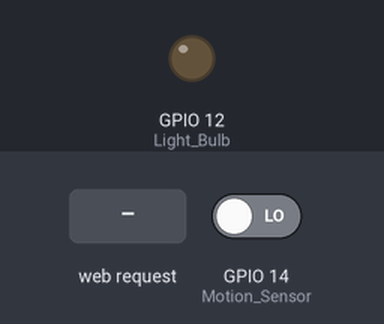
The sketch below on a simulated ESP8266 (NodeMCU). Shown: output pins drawn as LEDs (lit = HIGH). Inputs (shaded band) come from the test bench; at power-on: GPIO 14 (Motion_Sensor) LOW.

Above: at 1.2 s.
1.3 s: HTTP request GET /?light=on received
At 2.1 s:
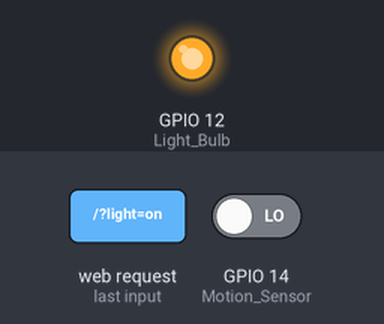
2.8 s: HTTP request GET /?light=off received
At 3.2 s:
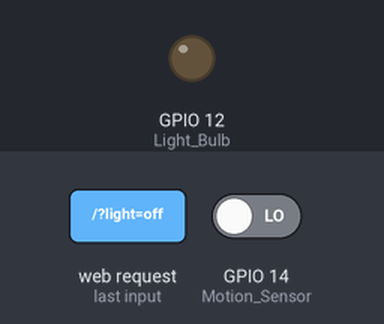
Timing chart, 0 to 5.8 s (numbered marks = the images above; inputs shaded):
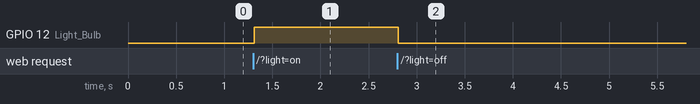

The sketch:

esp-wroom-02_WebLight.ino
```cpp
#include <ESP8266WiFi.h>
#include <ESP8266WebServer.h>
#include <Ticker.h>

#define Light_Bulb 12
#define Motion_Sensor 14

Ticker ticker;

const char *ssid = "ESPWROOM02";
const char *password = "password";
enum  light_style {light_off = 0, light_on = 1, light_motion = 2};
static enum light_style light_bulb = light_off;

ESP8266WebServer server (80);

static const char *htmldata = "<HTML><BODY style='font-size:80px;'>ESPWROOM02<br/>Light_Bulb<br/><br/><br/><a href=/?light=on>on</a><br/><a href=/?light=off>off</a><br/><a href=/?light=motion>motion</a><br/></BODY></HTML>\r\n";

void handleRoot() {
  String cmd = server.arg("light");
  if (cmd == "on")
    light_bulb = light_on;
  else if (cmd == "off")
    light_bulb = light_off;
  else if (cmd == "motion")
    light_bulb = light_motion;
  server.send(200, "text/html", htmldata);
}

void function() {
  static byte light_state = 0;
  int motion_state = digitalRead(Motion_Sensor);

  if (light_bulb == light_off)
    light_state = 0;
  else if (light_bulb == light_on)
    light_state = 1;
  else if (light_bulb == light_motion)
    light_state = motion_state;

  digitalWrite(Light_Bulb, light_state);
}

void setup() {
  pinMode(Light_Bulb, OUTPUT);
  pinMode(Motion_Sensor, INPUT);

  digitalWrite(Light_Bulb, 0);
  digitalWrite(Motion_Sensor, 1);

  ticker.attach_ms(10, function);

  WiFi.softAP(ssid, password);
  IPAddress ip = WiFi.softAPIP();
  server.on("/", handleRoot);
  server.begin();
}

void loop() {
  server.handleClient();
  //delay(1);
}
```

Measured:
- after the input at 1.3 s, GPIO 12 (Light_Bulb): LOW → HIGH at once
- after the input at 2.8 s, GPIO 12 (Light_Bulb): HIGH → LOW at once
